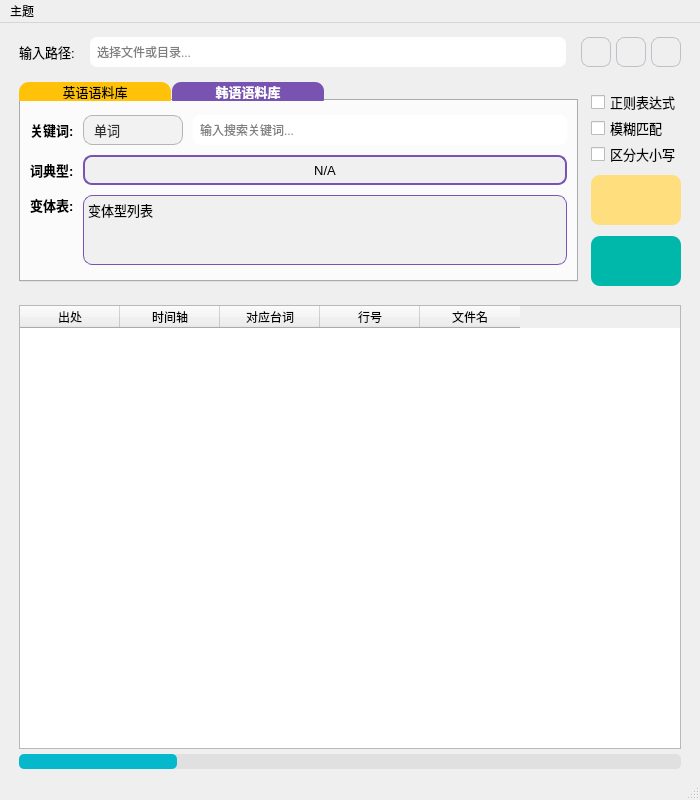
<?xml version="1.0" encoding="UTF-8"?>
<ui version="4.0">
 <class>CorpusSearchTool</class>
 <widget class="QMainWindow" name="CorpusSearchTool">
  <property name="geometry">
   <rect>
    <x>0</x>
    <y>0</y>
    <width>700</width>
    <height>800</height>
   </rect>
  </property>
  <property name="minimumSize">
   <size>
    <width>700</width>
    <height>800</height>
   </size>
  </property>
  <property name="maximumSize">
   <size>
    <width>800</width>
    <height>800</height>
   </size>
  </property>
  <property name="windowTitle">
   <string>字幕语料库检索工具</string>
  </property>
  <widget class="QWidget" name="centralwidget">
   <layout class="QVBoxLayout" name="verticalLayout_10">
    <item>
     <layout class="QVBoxLayout" name="verticalLayout_9" stretch="1,5">
      <property name="spacing">
       <number>10</number>
      </property>
      <property name="leftMargin">
       <number>10</number>
      </property>
      <property name="topMargin">
       <number>5</number>
      </property>
      <property name="rightMargin">
       <number>10</number>
      </property>
      <item>
       <layout class="QVBoxLayout" name="verticalLayout_7">
        <property name="spacing">
         <number>15</number>
        </property>
        <item>
         <layout class="QHBoxLayout" name="horizontalLayout_2">
          <item>
           <widget class="QLabel" name="ReadPathLabel">
            <property name="font">
             <font>
              <pointsize>10</pointsize>
             </font>
            </property>
            <property name="text">
             <string>输入路径:</string>
            </property>
           </widget>
          </item>
          <item>
           <widget class="QLineEdit" name="ReadPathInput">
            <property name="minimumSize">
             <size>
              <width>400</width>
              <height>30</height>
             </size>
            </property>
            <property name="maximumSize">
             <size>
              <width>16777215</width>
              <height>30</height>
             </size>
            </property>
            <property name="styleSheet">
             <string notr="true">border-radius: 7px;
padding-left: 5px;</string>
            </property>
            <property name="placeholderText">
             <string>选择文件或目录...</string>
            </property>
           </widget>
          </item>
          <item>
           <layout class="QHBoxLayout" name="ReadPath">
            <property name="spacing">
             <number>5</number>
            </property>
            <item>
             <widget class="QPushButton" name="ReadPathSet">
              <property name="enabled">
               <bool>true</bool>
              </property>
              <property name="sizePolicy">
               <sizepolicy hsizetype="Fixed" vsizetype="Fixed">
                <horstretch>0</horstretch>
                <verstretch>0</verstretch>
               </sizepolicy>
              </property>
              <property name="minimumSize">
               <size>
                <width>30</width>
                <height>30</height>
               </size>
              </property>
              <property name="maximumSize">
               <size>
                <width>30</width>
                <height>30</height>
               </size>
              </property>
              <property name="toolTip">
               <string>更新目录</string>
              </property>
              <property name="styleSheet">
               <string notr="true">/* 按钮默认样式 */
QPushButton {
    color: white;
    border-radius: 8px;
    border: 1px solid #bfc1c8; 
}

/* 悬浮特效 */
QPushButton[theme=&quot;light&quot;]:hover {
    background-color: #a0a0a0; /* 颜色比默认稍亮 */
}

QPushButton[theme=&quot;dark&quot;]:hover {
    background-color: #DEDEDE;  /* 颜色比默认稍亮 */
}

QPushButton:pressed {
    /* 1. 向下推文字 */
    padding-top: 4px; 
    /* 2. 同时减少底部，确保内部有效空间高度不变 */
    padding-bottom: 0px; 
    /* 3. 强制内容水平垂直居中，防止对齐方式干扰 */
    text-align: center;
}</string>
              </property>
              <property name="text">
               <string/>
              </property>
              <property name="icon">
               <iconset>
                <normaloff>../../Qt_Widgets_Designer/icons/refresh.png</normaloff>../../Qt_Widgets_Designer/icons/refresh.png</iconset>
              </property>
              <property name="iconSize">
               <size>
                <width>20</width>
                <height>20</height>
               </size>
              </property>
             </widget>
            </item>
            <item>
             <widget class="QPushButton" name="ReadPathSelect">
              <property name="minimumSize">
               <size>
                <width>30</width>
                <height>30</height>
               </size>
              </property>
              <property name="maximumSize">
               <size>
                <width>30</width>
                <height>30</height>
               </size>
              </property>
              <property name="toolTip">
               <string>浏览目录</string>
              </property>
              <property name="styleSheet">
               <string notr="true">/* 按钮默认样式 */
QPushButton {
    color: white;
    border-radius: 8px;
    border: 1px solid #bfc1c8; 
}

/* 悬浮特效 */
QPushButton[theme=&quot;light&quot;]:hover {
    background-color: #a0a0a0; /* 颜色比默认稍亮 */
}

QPushButton[theme=&quot;dark&quot;]:hover {
    background-color: #DEDEDE;  /* 颜色比默认稍亮 */
}

QPushButton:pressed {
    /* 1. 向下推文字 */
    padding-top: 4px; 
    /* 2. 同时减少底部，确保内部有效空间高度不变 */
    padding-bottom: 0px; 
    /* 3. 强制内容水平垂直居中，防止对齐方式干扰 */
    text-align: center;
}</string>
              </property>
              <property name="text">
               <string/>
              </property>
              <property name="icon">
               <iconset>
                <normaloff>../icons/search2.png</normaloff>../icons/search2.png</iconset>
              </property>
              <property name="iconSize">
               <size>
                <width>20</width>
                <height>20</height>
               </size>
              </property>
             </widget>
            </item>
            <item>
             <widget class="QPushButton" name="ReadPathOpen">
              <property name="sizePolicy">
               <sizepolicy hsizetype="Fixed" vsizetype="Fixed">
                <horstretch>0</horstretch>
                <verstretch>0</verstretch>
               </sizepolicy>
              </property>
              <property name="minimumSize">
               <size>
                <width>30</width>
                <height>30</height>
               </size>
              </property>
              <property name="maximumSize">
               <size>
                <width>30</width>
                <height>30</height>
               </size>
              </property>
              <property name="toolTip">
               <string>打开目录</string>
              </property>
              <property name="styleSheet">
               <string notr="true">/* 按钮默认样式 */
QPushButton {
    color: white;
    border-radius: 8px;
    border: 1px solid #bfc1c8; 
}

/* 悬浮特效 */
QPushButton[theme=&quot;light&quot;]:hover {
    background-color: #a0a0a0; /* 颜色比默认稍亮 */
}

QPushButton[theme=&quot;dark&quot;]:hover {
    background-color: #DEDEDE;  /* 颜色比默认稍亮 */
}

QPushButton:pressed {
    /* 1. 向下推文字 */
    padding-top: 4px; 
    /* 2. 同时减少底部，确保内部有效空间高度不变 */
    padding-bottom: 0px; 
    /* 3. 强制内容水平垂直居中，防止对齐方式干扰 */
    text-align: center;
}</string>
              </property>
              <property name="text">
               <string/>
              </property>
              <property name="icon">
               <iconset>
                <normaloff>../../Qt_Widgets_Designer/icons/open-folder2.png</normaloff>../../Qt_Widgets_Designer/icons/open-folder2.png</iconset>
              </property>
              <property name="iconSize">
               <size>
                <width>20</width>
                <height>20</height>
               </size>
              </property>
             </widget>
            </item>
           </layout>
          </item>
         </layout>
        </item>
        <item>
         <layout class="QHBoxLayout" name="horizontalLayout_9">
          <property name="spacing">
           <number>10</number>
          </property>
          <item>
           <layout class="QHBoxLayout" name="horizontalLayout">
            <property name="spacing">
             <number>7</number>
            </property>
            <property name="rightMargin">
             <number>3</number>
            </property>
            <property name="bottomMargin">
             <number>13</number>
            </property>
            <item>
             <widget class="QTabWidget" name="corpus_tab_widget">
              <property name="minimumSize">
               <size>
                <width>300</width>
                <height>200</height>
               </size>
              </property>
              <property name="maximumSize">
               <size>
                <width>999</width>
                <height>200</height>
               </size>
              </property>
              <property name="font">
               <font>
                <pointsize>10</pointsize>
               </font>
              </property>
              <property name="styleSheet">
               <string notr="true">/* 整体容器美化 */
QTabWidget[theme=&quot;light&quot;]::pane {
    background-color: #DEDEDE;   
    border-radius: 10px;            
    border-top-left-radius: 0px;   
    border-top-right-radius: 0px;  
    top: 0px;                     
}

QTabWidget[theme=&quot;dark&quot;]::pane {
    background-color: #9e9e9e;    
    border-radius: 10px;            
    border-top-left-radius: 0px;   
    border-top-right-radius: 0px;  
    top: 0px;                     
}

/* 所有标签（默认色）：黄色 */
/* 注意：这里作为默认值，会被 first 和 last 覆盖 */
QTabBar::tab { 
    color: rgb(0, 0, 0);
    background-color: #FFC209;
    padding: 2px 1px;/*设置标签文字与标签边框之间的留白区域 */
    min-width: 150px; /*设置标签的最小宽度 */
    margin-right: 1px; /* 默认保留边距用于重叠 */
    /* 核心修改：分别设置四个角的弧度 顺序为：左上, 右上, 右下, 左下 */
    border-top-left-radius: 10px;  
    border-top-right-radius: 10px; 
    border-bottom-left-radius: 1px;
    border-bottom-right-radius: 1px;
}

/* 选中状态 */
QTabBar::tab:selected {
    font-weight: bold;
    color: rgb(255, 255, 255);
    background-color: #7953B1;
    /* 3. 这里的 margin-top 设为 0，配合基础态的 2px，实现相对升起效果 */
    margin-top: 0px; 
    /* 再次明确圆角，确保不被默认样式覆盖 */
    border-top-left-radius: 9px;
    border-top-right-radius: 9px;
}</string>
              </property>
              <property name="currentIndex">
               <number>1</number>
              </property>
              <widget class="QWidget" name="english_tab">
               <attribute name="title">
                <string>英语语料库</string>
               </attribute>
               <layout class="QVBoxLayout" name="verticalLayout_3">
                <item>
                 <layout class="QVBoxLayout" name="verticalLayout_4">
                  <property name="spacing">
                   <number>10</number>
                  </property>
                  <item>
                   <layout class="QHBoxLayout" name="horizontalLayout_6">
                    <item>
                     <widget class="QLabel" name="english_keyword_label">
                      <property name="minimumSize">
                       <size>
                        <width>43</width>
                        <height>0</height>
                       </size>
                      </property>
                      <property name="maximumSize">
                       <size>
                        <width>43</width>
                        <height>30</height>
                       </size>
                      </property>
                      <property name="font">
                       <font>
                        <pointsize>10</pointsize>
                        <bold>true</bold>
                        <hintingpreference>PreferNoHinting</hintingpreference>
                       </font>
                      </property>
                      <property name="text">
                       <string>关键词:</string>
                      </property>
                     </widget>
                    </item>
                    <item>
                     <widget class="QComboBox" name="english_keyword_combo">
                      <property name="minimumSize">
                       <size>
                        <width>100</width>
                        <height>30</height>
                       </size>
                      </property>
                      <property name="maximumSize">
                       <size>
                        <width>100</width>
                        <height>30</height>
                       </size>
                      </property>
                      <property name="font">
                       <font>
                        <pointsize>10</pointsize>
                       </font>
                      </property>
                      <property name="styleSheet">
                       <string notr="true">/* 1. 下拉框主体（保持你原来的） */
QComboBox {
    color: #333333;
    background-color: #F2F2F2;        
    border: 1px solid #B5B5B5;
    border-radius: 9px;
    padding: 1px 10px;
}

/* 悬浮与激活状态 */
QComboBox:hover {
    border: 2px solid #7953B1;       
}

/* 2. 下拉列表容器 */
QComboBox QAbstractItemView {
    border: 1px solid #7953B1;
    border-radius: 9px;
    background-color: #F2F2F2;
    outline: 0px;  /* 移除虚线框 */
}

/* 3. 每一个选项的样式 */
QComboBox QAbstractItemView::item {
    color: black;
    height: 30px; /* 增加高度，圆角才好看 */
    padding-left: 10px;
}

/* 4. 选中项的样式 */
QComboBox QAbstractItemView::item:selected {
    background-color: #7953B1;
    color: white;
    /* 如果想让选中的高亮块也有圆角，可以加下面这句 */
    border-radius: 5px; 
}

/*移除下拉箭头 */
QComboBox::drop-down {
    width: 0px;                         /* 将下拉区域宽度设为0 */
    border: none;                       /* 移除可能存在的分割线 */
}
QComboBox::down-arrow {
    image: none;                        /* 明确不显示任何图标 */
}</string>
                      </property>
                      <item>
                       <property name="text">
                        <string>名词 &amp; 副词</string>
                       </property>
                      </item>
                      <item>
                       <property name="text">
                        <string>动词</string>
                       </property>
                      </item>
                      <item>
                       <property name="text">
                        <string>形容词</string>
                       </property>
                      </item>
                      <item>
                       <property name="text">
                        <string>词组</string>
                       </property>
                      </item>
                     </widget>
                    </item>
                    <item>
                     <widget class="QLineEdit" name="english_keyword_edit">
                      <property name="minimumSize">
                       <size>
                        <width>150</width>
                        <height>30</height>
                       </size>
                      </property>
                      <property name="maximumSize">
                       <size>
                        <width>16777215</width>
                        <height>30</height>
                       </size>
                      </property>
                      <property name="styleSheet">
                       <string notr="true">border-radius: 7px;
padding-left: 5px;</string>
                      </property>
                      <property name="placeholderText">
                       <string>输入搜索关键词...</string>
                      </property>
                     </widget>
                    </item>
                   </layout>
                  </item>
                  <item>
                   <layout class="QHBoxLayout" name="horizontalLayout_7">
                    <item>
                     <widget class="QLabel" name="english_lemma_label">
                      <property name="sizePolicy">
                       <sizepolicy hsizetype="Preferred" vsizetype="Preferred">
                        <horstretch>0</horstretch>
                        <verstretch>0</verstretch>
                       </sizepolicy>
                      </property>
                      <property name="minimumSize">
                       <size>
                        <width>43</width>
                        <height>0</height>
                       </size>
                      </property>
                      <property name="maximumSize">
                       <size>
                        <width>43</width>
                        <height>30</height>
                       </size>
                      </property>
                      <property name="font">
                       <font>
                        <pointsize>10</pointsize>
                        <bold>true</bold>
                        <hintingpreference>PreferNoHinting</hintingpreference>
                       </font>
                      </property>
                      <property name="text">
                       <string>词典型:</string>
                      </property>
                     </widget>
                    </item>
                    <item>
                     <widget class="QLabel" name="english_lemma_display">
                      <property name="minimumSize">
                       <size>
                        <width>0</width>
                        <height>30</height>
                       </size>
                      </property>
                      <property name="maximumSize">
                       <size>
                        <width>16777215</width>
                        <height>30</height>
                       </size>
                      </property>
                      <property name="font">
                       <font>
                        <pointsize>10</pointsize>
                       </font>
                      </property>
                      <property name="styleSheet">
                       <string notr="true">/* 默认样式 (你的基础样式) */
QFrame {
    color: rgb(0, 0, 0);
    background-color: #f0f0f0;
    border: 2px solid #7953B1;
    border-radius: 9px;
    padding: 5px 15px;
}</string>
                      </property>
                      <property name="text">
                       <string>N/A</string>
                      </property>
                      <property name="alignment">
                       <set>Qt::AlignmentFlag::AlignCenter</set>
                      </property>
                     </widget>
                    </item>
                   </layout>
                  </item>
                  <item>
                   <layout class="QHBoxLayout" name="horizontalLayout_8">
                    <item alignment="Qt::AlignmentFlag::AlignTop">
                     <widget class="QLabel" name="english_lemmalist_label">
                      <property name="sizePolicy">
                       <sizepolicy hsizetype="Preferred" vsizetype="Preferred">
                        <horstretch>0</horstretch>
                        <verstretch>0</verstretch>
                       </sizepolicy>
                      </property>
                      <property name="minimumSize">
                       <size>
                        <width>43</width>
                        <height>0</height>
                       </size>
                      </property>
                      <property name="maximumSize">
                       <size>
                        <width>43</width>
                        <height>30</height>
                       </size>
                      </property>
                      <property name="font">
                       <font>
                        <pointsize>10</pointsize>
                        <bold>true</bold>
                        <hintingpreference>PreferNoHinting</hintingpreference>
                       </font>
                      </property>
                      <property name="text">
                       <string>变体表:</string>
                      </property>
                     </widget>
                    </item>
                    <item>
                     <widget class="QLabel" name="english_lemmalist_display">
                      <property name="minimumSize">
                       <size>
                        <width>300</width>
                        <height>70</height>
                       </size>
                      </property>
                      <property name="maximumSize">
                       <size>
                        <width>16777215</width>
                        <height>70</height>
                       </size>
                      </property>
                      <property name="font">
                       <font>
                        <pointsize>10</pointsize>
                       </font>
                      </property>
                      <property name="styleSheet">
                       <string notr="true">/* 默认样式 (你的基础样式) */
QFrame {
    color: rgb(0, 0, 0);
    background-color: #f0f0f0;
    border: 1px solid #7953B1;
    border-radius: 9px;
    padding: 1px 1px;
}</string>
                      </property>
                      <property name="text">
                       <string>变体型列表</string>
                      </property>
                      <property name="alignment">
                       <set>Qt::AlignmentFlag::AlignLeading|Qt::AlignmentFlag::AlignLeft|Qt::AlignmentFlag::AlignTop</set>
                      </property>
                     </widget>
                    </item>
                   </layout>
                  </item>
                 </layout>
                </item>
               </layout>
              </widget>
              <widget class="QWidget" name="korean_tab">
               <attribute name="title">
                <string>韩语语料库</string>
               </attribute>
               <layout class="QVBoxLayout" name="verticalLayout_5">
                <item>
                 <layout class="QVBoxLayout" name="verticalLayout">
                  <property name="spacing">
                   <number>10</number>
                  </property>
                  <item>
                   <layout class="QHBoxLayout" name="horizontalLayout_3">
                    <item>
                     <widget class="QLabel" name="korean_keyword_label">
                      <property name="minimumSize">
                       <size>
                        <width>43</width>
                        <height>0</height>
                       </size>
                      </property>
                      <property name="maximumSize">
                       <size>
                        <width>43</width>
                        <height>30</height>
                       </size>
                      </property>
                      <property name="font">
                       <font>
                        <pointsize>10</pointsize>
                        <bold>true</bold>
                        <hintingpreference>PreferNoHinting</hintingpreference>
                       </font>
                      </property>
                      <property name="text">
                       <string>关键词:</string>
                      </property>
                     </widget>
                    </item>
                    <item>
                     <widget class="QComboBox" name="korean_keyword_combo">
                      <property name="minimumSize">
                       <size>
                        <width>100</width>
                        <height>30</height>
                       </size>
                      </property>
                      <property name="maximumSize">
                       <size>
                        <width>100</width>
                        <height>30</height>
                       </size>
                      </property>
                      <property name="font">
                       <font>
                        <pointsize>10</pointsize>
                       </font>
                      </property>
                      <property name="styleSheet">
                       <string notr="true">/* 1. 下拉框主体（保持你原来的） */
QComboBox {
    color: #333333;
    background-color: #F2F2F2;        
    border: 1px solid #B5B5B5;
    border-radius: 9px;
    padding: 1px 10px;
}

/* 悬浮与激活状态 */
QComboBox:hover {
    border: 2px solid #7953B1;       
}

/* 2. 下拉列表容器 */
QComboBox QAbstractItemView {
    border: 1px solid #7953B1;
    border-radius: 9px;
    background-color: #F2F2F2;
    outline: 0px;  /* 移除虚线框 */
}

/* 3. 每一个选项的样式 */
QComboBox QAbstractItemView::item {
    color: black;
    height: 30px; /* 增加高度，圆角才好看 */
    padding-left: 10px;
}

/* 4. 选中项的样式 */
QComboBox QAbstractItemView::item:selected {
    background-color: #7953B1;
    color: white;
    /* 如果想让选中的高亮块也有圆角，可以加下面这句 */
    border-radius: 5px; 
}

/*移除下拉箭头 */
QComboBox::drop-down {
    width: 0px;                         /* 将下拉区域宽度设为0 */
    border: none;                       /* 移除可能存在的分割线 */
}
QComboBox::down-arrow {
    image: none;                        /* 明确不显示任何图标 */
}</string>
                      </property>
                      <item>
                       <property name="text">
                        <string>单词</string>
                       </property>
                      </item>
                      <item>
                       <property name="text">
                        <string>惯用语</string>
                       </property>
                      </item>
                     </widget>
                    </item>
                    <item>
                     <widget class="QLineEdit" name="korean_keyword_edit">
                      <property name="minimumSize">
                       <size>
                        <width>150</width>
                        <height>30</height>
                       </size>
                      </property>
                      <property name="maximumSize">
                       <size>
                        <width>16777215</width>
                        <height>30</height>
                       </size>
                      </property>
                      <property name="styleSheet">
                       <string notr="true">border-radius: 7px;
padding-left: 5px;</string>
                      </property>
                      <property name="placeholderText">
                       <string>输入搜索关键词...</string>
                      </property>
                     </widget>
                    </item>
                   </layout>
                  </item>
                  <item>
                   <layout class="QHBoxLayout" name="horizontalLayout_4">
                    <item>
                     <widget class="QLabel" name="korean_lemma_label">
                      <property name="sizePolicy">
                       <sizepolicy hsizetype="Preferred" vsizetype="Preferred">
                        <horstretch>0</horstretch>
                        <verstretch>0</verstretch>
                       </sizepolicy>
                      </property>
                      <property name="minimumSize">
                       <size>
                        <width>43</width>
                        <height>0</height>
                       </size>
                      </property>
                      <property name="maximumSize">
                       <size>
                        <width>43</width>
                        <height>30</height>
                       </size>
                      </property>
                      <property name="font">
                       <font>
                        <pointsize>10</pointsize>
                        <bold>true</bold>
                        <hintingpreference>PreferNoHinting</hintingpreference>
                       </font>
                      </property>
                      <property name="text">
                       <string>词典型:</string>
                      </property>
                     </widget>
                    </item>
                    <item>
                     <widget class="QLabel" name="korean_lemma_display">
                      <property name="minimumSize">
                       <size>
                        <width>0</width>
                        <height>30</height>
                       </size>
                      </property>
                      <property name="maximumSize">
                       <size>
                        <width>16777215</width>
                        <height>30</height>
                       </size>
                      </property>
                      <property name="font">
                       <font>
                        <pointsize>10</pointsize>
                       </font>
                      </property>
                      <property name="styleSheet">
                       <string notr="true">/* 默认样式 (你的基础样式) */
QFrame {
    color: rgb(0, 0, 0);
    background-color: #f0f0f0;
    border: 2px solid #7953B1;
    border-radius: 9px;
    padding: 5px 15px;
}</string>
                      </property>
                      <property name="text">
                       <string>N/A</string>
                      </property>
                      <property name="alignment">
                       <set>Qt::AlignmentFlag::AlignCenter</set>
                      </property>
                     </widget>
                    </item>
                   </layout>
                  </item>
                  <item>
                   <layout class="QHBoxLayout" name="horizontalLayout_5">
                    <item alignment="Qt::AlignmentFlag::AlignTop">
                     <widget class="QLabel" name="korean_lemmalist_label">
                      <property name="sizePolicy">
                       <sizepolicy hsizetype="Preferred" vsizetype="Preferred">
                        <horstretch>0</horstretch>
                        <verstretch>0</verstretch>
                       </sizepolicy>
                      </property>
                      <property name="minimumSize">
                       <size>
                        <width>43</width>
                        <height>0</height>
                       </size>
                      </property>
                      <property name="maximumSize">
                       <size>
                        <width>43</width>
                        <height>30</height>
                       </size>
                      </property>
                      <property name="font">
                       <font>
                        <pointsize>10</pointsize>
                        <bold>true</bold>
                        <hintingpreference>PreferNoHinting</hintingpreference>
                       </font>
                      </property>
                      <property name="text">
                       <string>变体表:</string>
                      </property>
                     </widget>
                    </item>
                    <item>
                     <widget class="QLabel" name="korean_lemmalist_display">
                      <property name="minimumSize">
                       <size>
                        <width>300</width>
                        <height>70</height>
                       </size>
                      </property>
                      <property name="maximumSize">
                       <size>
                        <width>16777215</width>
                        <height>70</height>
                       </size>
                      </property>
                      <property name="font">
                       <font>
                        <pointsize>10</pointsize>
                       </font>
                      </property>
                      <property name="styleSheet">
                       <string notr="true">/* 默认样式 (你的基础样式) */
QFrame {
    color: rgb(0, 0, 0);
    background-color: #f0f0f0;
    border: 1px solid #7953B1;
    border-radius: 9px;
    padding: 1px 1px;
}</string>
                      </property>
                      <property name="text">
                       <string>变体型列表</string>
                      </property>
                      <property name="alignment">
                       <set>Qt::AlignmentFlag::AlignLeading|Qt::AlignmentFlag::AlignLeft|Qt::AlignmentFlag::AlignTop</set>
                      </property>
                     </widget>
                    </item>
                   </layout>
                  </item>
                 </layout>
                </item>
               </layout>
              </widget>
             </widget>
            </item>
           </layout>
          </item>
          <item>
           <layout class="QVBoxLayout" name="verticalLayout_6">
            <property name="spacing">
             <number>1</number>
            </property>
            <item>
             <layout class="QVBoxLayout" name="verticalLayout_2">
              <property name="spacing">
               <number>0</number>
              </property>
              <item>
               <widget class="QCheckBox" name="english_regex_check">
                <property name="font">
                 <font>
                  <pointsize>10</pointsize>
                 </font>
                </property>
                <property name="text">
                 <string>正则表达式</string>
                </property>
               </widget>
              </item>
              <item>
               <widget class="QCheckBox" name="english_fuzzy_match_check">
                <property name="font">
                 <font>
                  <pointsize>10</pointsize>
                 </font>
                </property>
                <property name="text">
                 <string>模糊匹配</string>
                </property>
               </widget>
              </item>
              <item>
               <widget class="QCheckBox" name="english_case_sensitive_check">
                <property name="font">
                 <font>
                  <pointsize>10</pointsize>
                 </font>
                </property>
                <property name="text">
                 <string>区分大小写</string>
                </property>
               </widget>
              </item>
             </layout>
            </item>
            <item>
             <layout class="QGridLayout" name="gridLayout">
              <property name="horizontalSpacing">
               <number>10</number>
              </property>
              <property name="verticalSpacing">
               <number>11</number>
              </property>
              <item row="0" column="0">
               <widget class="QPushButton" name="history_btn">
                <property name="minimumSize">
                 <size>
                  <width>81</width>
                  <height>30</height>
                 </size>
                </property>
                <property name="maximumSize">
                 <size>
                  <width>150</width>
                  <height>50</height>
                 </size>
                </property>
                <property name="font">
                 <font>
                  <pointsize>10</pointsize>
                 </font>
                </property>
                <property name="toolTip">
                 <string>搜索历史</string>
                </property>
                <property name="styleSheet">
                 <string notr="true">/* 按钮默认样式 */
QPushButton {
    color: rgb(0, 0, 0);
    background-color: #ffde7d;
    border-radius: 9px;
    padding: 5px 15px;
    border: none;
}

/* 悬浮特效：背景颜色变浅，并增加蓝色边框感 */
QPushButton:hover {
    background-color: rgb(255, 234, 152); /* 颜色比默认稍亮 */
}

/* 按下特效：点击时颜色变深，产生物理压下的错觉 */
QPushButton:pressed {
    padding-top: 8px;
}


</string>
                </property>
                <property name="text">
                 <string/>
                </property>
                <property name="icon">
                 <iconset>
                  <normaloff>../icons/history.png</normaloff>../icons/history.png</iconset>
                </property>
                <property name="iconSize">
                 <size>
                  <width>28</width>
                  <height>28</height>
                 </size>
                </property>
               </widget>
              </item>
              <item row="1" column="0">
               <widget class="QPushButton" name="search_btn">
                <property name="minimumSize">
                 <size>
                  <width>81</width>
                  <height>30</height>
                 </size>
                </property>
                <property name="maximumSize">
                 <size>
                  <width>16777215</width>
                  <height>50</height>
                 </size>
                </property>
                <property name="font">
                 <font>
                  <pointsize>10</pointsize>
                 </font>
                </property>
                <property name="toolTip">
                 <string>开始搜索</string>
                </property>
                <property name="styleSheet">
                 <string notr="true">/* 按钮默认样式 */
QPushButton {
    color: rgb(0, 0, 0);
    background-color:#00b8a9;
    border-radius: 9px;
    padding: 5px 15px;
    border: none;
}

/* 悬浮特效：背景颜色变浅，并增加蓝色边框感 */
QPushButton:hover {
    background-color: rgb(0, 214, 196); /* 颜色比默认稍亮 */
}

QPushButton:pressed {
    /* 1. 向下推文字 */
    padding-top: 5px; 
    /* 2. 同时减少底部，确保内部有效空间高度不变 */
    padding-bottom: 0px; 
    /* 3. 强制内容水平垂直居中，防止对齐方式干扰 */
    text-align: center;
}</string>
                </property>
                <property name="text">
                 <string/>
                </property>
                <property name="icon">
                 <iconset>
                  <normaloff>../icons/search.png</normaloff>../icons/search.png</iconset>
                </property>
                <property name="iconSize">
                 <size>
                  <width>28</width>
                  <height>28</height>
                 </size>
                </property>
               </widget>
              </item>
             </layout>
            </item>
           </layout>
          </item>
         </layout>
        </item>
       </layout>
      </item>
      <item>
       <layout class="QVBoxLayout" name="verticalLayout_8">
        <property name="spacing">
         <number>5</number>
        </property>
        <item>
         <widget class="QTableWidget" name="result_table">
          <property name="minimumSize">
           <size>
            <width>450</width>
            <height>300</height>
           </size>
          </property>
          <property name="styleSheet">
           <string notr="true">QPlainTextEdit {
    /* 1. 必须有边框，透明即可 */
    border: 1px solid transparent;
    border-radius: 10px;
    /* 1. 显式声明 background，不要只用 background-color */
    background: palette(base);
    /* 3. 核心：必须定义背景色，圆角才能被“填充”出来 */
    /* palette(base) 会自动跟随主题：浅色时是白色，深色时是深灰 */
    background-color: palette(base);
    
    /* 4. 文字颜色也跟随主题 */
    color: palette(text);
    
    /* 建议加点内边距，否则字会贴到圆角边上 */
    padding: 3px;
}

/* 基础菜单样式  */
QMenu {
    border: 1px solid #dcdcdc; /*增加边框，防止菜单与背景融为一体 */
    padding: 4px;              /* 菜单内部四周留白 */
 }  

/* 深色模式细化 */
[theme=&quot;dark&quot;] QMenu {
    color: #eeeeee;
    background-color: #2b2b2b; /* 使用深灰色比纯黑更具高级感 */
    border-color: #555555; 
    border-radius: 9px;
}

/* 浅色模式细化 */
[theme=&quot;light&quot;] QMenu {
    color: #333333;
    background-color: #ffffff;
    border-color: #cccccc;
    border-radius: 9px;
}

/* 菜单项整体样式 */
QMenu::item {
    padding: 6px 25px 6px 20px; /* 增加点击区域大小 */
    border-radius: 3px;
}

/* 选中/悬停状态 */
QMenu::item:selected {
    background-color: #FFC209; /* 黄色选中效果，更符合主流审美 */
    color: black;              /* 确保选中时文字依然清晰 */
}

/* 禁用状态（比如没有内容可粘贴时） */
QMenu::item:disabled {
    color: #888888;
}</string>
          </property>
          <property name="columnCount">
           <number>5</number>
          </property>
          <attribute name="horizontalHeaderVisible">
           <bool>true</bool>
          </attribute>
          <attribute name="verticalHeaderVisible">
           <bool>false</bool>
          </attribute>
          <column>
           <property name="text">
            <string>出处</string>
           </property>
          </column>
          <column>
           <property name="text">
            <string>时间轴</string>
           </property>
          </column>
          <column>
           <property name="text">
            <string>对应台词</string>
           </property>
          </column>
          <column>
           <property name="text">
            <string>行号</string>
           </property>
          </column>
          <column>
           <property name="text">
            <string>文件名</string>
           </property>
          </column>
         </widget>
        </item>
        <item>
         <widget class="QProgressBar" name="ProgressBar">
          <property name="sizePolicy">
           <sizepolicy hsizetype="Expanding" vsizetype="Preferred">
            <horstretch>0</horstretch>
            <verstretch>0</verstretch>
           </sizepolicy>
          </property>
          <property name="minimumSize">
           <size>
            <width>400</width>
            <height>15</height>
           </size>
          </property>
          <property name="maximumSize">
           <size>
            <width>16777215</width>
            <height>15</height>
           </size>
          </property>
          <property name="styleSheet">
           <string notr="true">/* 进度条背景槽 */
QProgressBar {
    border: none;                /* 去掉边框 */
    color: white;                /* 百分比文字颜色 */
    text-align: center;          /* 文字居中 */
    background: #e0e0e0;         /* 槽的背景色 */
    border-radius: 5px;          /* 圆角高度的一半通常看起来很舒服 */
    height: 10px;                /* 这里的 height 会影响槽的粗细 */
}

/* 已填充的进度部分 */
QProgressBar::chunk {
    background-color: #05B8CC;   /* 进度条颜色：青蓝色 */
    border-radius: 5px;          /* 进度条的圆角 */
}</string>
          </property>
          <property name="value">
           <number>24</number>
          </property>
          <property name="textVisible">
           <bool>false</bool>
          </property>
          <property name="orientation">
           <enum>Qt::Orientation::Horizontal</enum>
          </property>
          <property name="invertedAppearance">
           <bool>false</bool>
          </property>
         </widget>
        </item>
       </layout>
      </item>
     </layout>
    </item>
   </layout>
  </widget>
  <widget class="QMenuBar" name="menuBar">
   <property name="geometry">
    <rect>
     <x>0</x>
     <y>0</y>
     <width>700</width>
     <height>22</height>
    </rect>
   </property>
   <widget class="QMenu" name="menuTheme">
    <property name="title">
     <string>主题</string>
    </property>
    <addaction name="actionlight"/>
    <addaction name="actionDark"/>
   </widget>
   <addaction name="menuTheme"/>
  </widget>
  <widget class="QStatusBar" name="status_bar"/>
  <action name="actionlight">
   <property name="text">
    <string>Light</string>
   </property>
  </action>
  <action name="actionDark">
   <property name="text">
    <string>Dark</string>
   </property>
  </action>
 </widget>
 <resources/>
 <connections/>
</ui>
